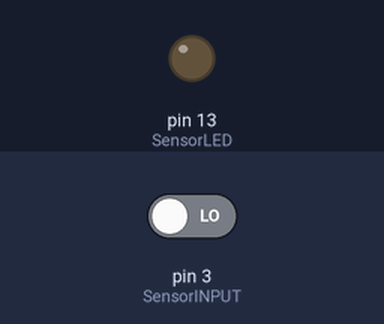
The sketch below on a simulated Arduino Uno, built with avr-gcc and run on an emulated ATmega328P. On the bench: output pins drawn as LEDs (lit = HIGH). Dashed ring = blinking. The inputs (shaded band) are chosen by the test bench; at power-on: pin 3 (SensorINPUT) LOW. What the sketch prints to the serial monitor is not drawn.

Above: at 1.2 s.
1.3 s: pin 3 (SensorINPUT) driven HIGH
At 4.2 s:
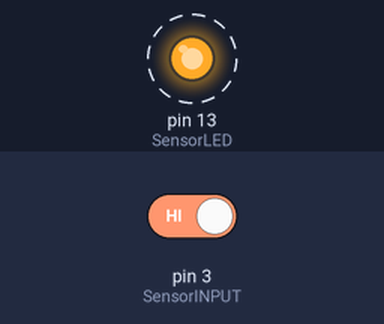
4.3 s: pin 3 (SensorINPUT) driven LOW
At 4.9 s:
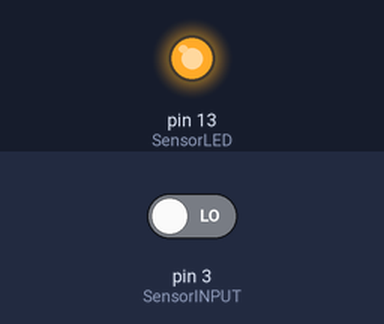
Timing chart, 0 to 7.3 s (numbered marks = the images above; inputs shaded):
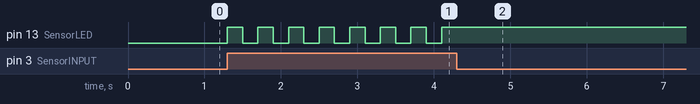

The sketch:

digitalVibSensor.ino
```cpp
#define SensorINPUT   3
#define SensorLED    13
#include <SoftwareSerial.h>

SoftwareSerial mySerial(10, 11);

int sensorOnOff, beforeSensorOnOff = 0;
int count = 0;
int state = 0;

void setup() {
  pinMode(SensorINPUT, INPUT);
  pinMode(SensorLED, OUTPUT);
   attachInterrupt(1, blink, FALLING);
  Serial.begin(57600);
  while (!Serial) {
    ;
  }
  mySerial.begin(9600);
}

void loop() {
  sensorOnOff = digitalRead(SensorINPUT);
  if(sensorOnOff != beforeSensorOnOff){
    count++;
    if(state){
      digitalWrite(SensorLED, LOW);
      state = 0;
    }
    else{
      digitalWrite(SensorLED, HIGH);
      state = 1;
    }
    delay(200);
  }
  Serial.println(count);

  if(count > 60000)
    count = 0;
   sensorOnOff = beforeSensorOnOff;
}
void blink()//Interrupts function
{
  state++;
}
/*
#define SensorLED     13
#define SensorINPUT   3  //Connect the sensor to digital Pin 3 which is Interrupts 1.

unsigned char state = 0;

void setup()
{
  pinMode(SensorLED, OUTPUT);
  pinMode(SensorINPUT, INPUT);
  attachInterrupt(1, blink, FALLING);// Trigger the blink function when the falling edge is detected

}
void loop()
{
      //noInterrupts();
      if(state != 0)
      {
        noInterrupts();
        digitalWrite(SensorLED,HIGH);
        delay(200);
        interrupts();
        state = 0;
      }
      else
        digitalWrite(SensorLED,LOW);
}


void blink()//Interrupts function
{
  state++;
}*/
```

Measured:
- after the input at 1.3 s, pin 13 (SensorLED): alternates HIGH for 0.20 s and LOW for 0.20 s, starting at once
- after the input at 4.3 s, pin 13 (SensorLED): stops changing and stays HIGH
